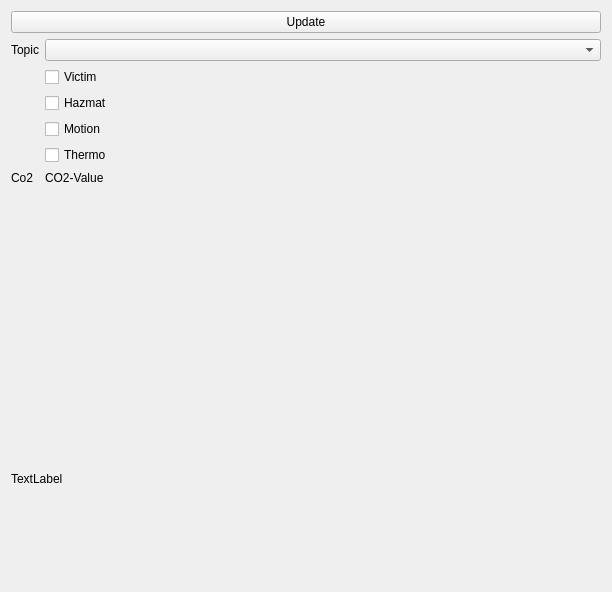
<?xml version="1.0" encoding="UTF-8"?>
<ui version="4.0">
 <class>ImageUi</class>
 <widget class="QWidget" name="ImageUi">
  <property name="geometry">
   <rect>
    <x>0</x>
    <y>0</y>
    <width>612</width>
    <height>592</height>
   </rect>
  </property>
  <property name="windowTitle">
   <string>Form</string>
  </property>
  <layout class="QVBoxLayout" name="verticalLayout">
   <item>
    <widget class="QPushButton" name="pushButton">
     <property name="text">
      <string>Update</string>
     </property>
    </widget>
   </item>
   <item>
    <layout class="QFormLayout" name="formLayout">
     <property name="fieldGrowthPolicy">
      <enum>QFormLayout::AllNonFixedFieldsGrow</enum>
     </property>
     <item row="0" column="0">
      <widget class="QLabel" name="label">
       <property name="text">
        <string>Topic</string>
       </property>
      </widget>
     </item>
     <item row="0" column="1">
      <widget class="QComboBox" name="comboBox"/>
     </item>
     <item row="1" column="1">
      <widget class="QCheckBox" name="_cbVictim">
       <property name="text">
        <string>Victim</string>
       </property>
      </widget>
     </item>
     <item row="3" column="1">
      <widget class="QCheckBox" name="_cbMotion">
       <property name="text">
        <string>Motion</string>
       </property>
      </widget>
     </item>
     <item row="4" column="1">
      <widget class="QCheckBox" name="_cbThermo">
       <property name="text">
        <string>Thermo</string>
       </property>
      </widget>
     </item>
     <item row="2" column="1">
      <widget class="QCheckBox" name="_cbHazmat">
       <property name="text">
        <string>Hazmat</string>
       </property>
      </widget>
     </item>
     <item row="5" column="1">
      <widget class="QLabel" name="_co2_level">
       <property name="text">
        <string>CO2-Value</string>
       </property>
      </widget>
     </item>
     <item row="5" column="0">
      <widget class="QLabel" name="label_3">
       <property name="text">
        <string>Co2</string>
       </property>
      </widget>
     </item>
    </layout>
   </item>
   <item>
    <spacer name="verticalSpacer">
     <property name="orientation">
      <enum>Qt::Vertical</enum>
     </property>
     <property name="sizeHint" stdset="0">
      <size>
       <width>20</width>
       <height>40</height>
      </size>
     </property>
    </spacer>
   </item>
   <item>
    <widget class="QLabel" name="_image">
     <property name="sizePolicy">
      <sizepolicy hsizetype="Expanding" vsizetype="Expanding">
       <horstretch>0</horstretch>
       <verstretch>0</verstretch>
      </sizepolicy>
     </property>
     <property name="text">
      <string>TextLabel</string>
     </property>
    </widget>
   </item>
   <item>
    <widget class="QFrame" name="frame">
     <property name="frameShape">
      <enum>QFrame::StyledPanel</enum>
     </property>
     <property name="frameShadow">
      <enum>QFrame::Raised</enum>
     </property>
    </widget>
   </item>
  </layout>
 </widget>
 <resources/>
 <connections/>
</ui>
